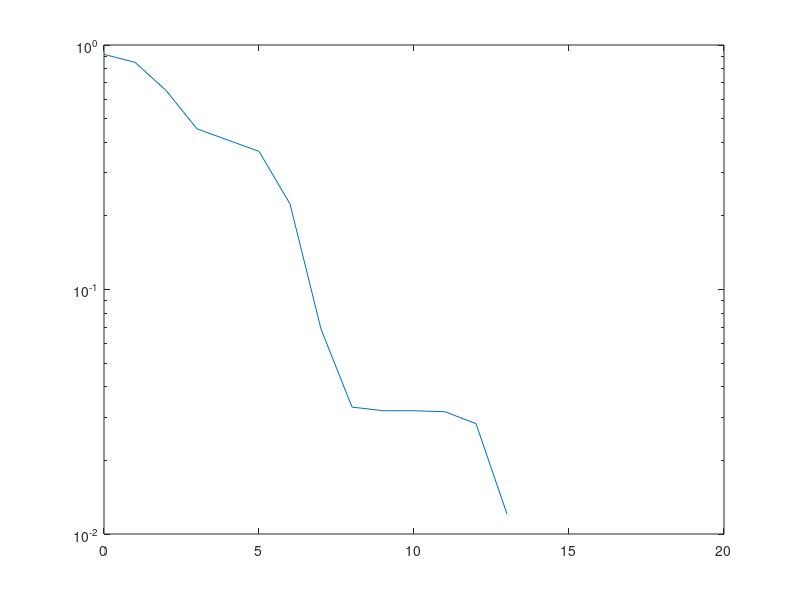

The MATLAB source for this figure: (Note: this script raises an error after producing the figure.)
% Clean all residual data
clear all;
close all;
clc;

% parameter library
N_max = 10000;
n_MAX = 10;
M=10; %The number of relay
V=5; %Rician Factor
Omega = 2; 
Pj = 5; %Power of Jammer (dBm)
P0 = 0:20; %Power of Signal (dBm)
gamma_k = 20; %threshold SNR (dBm)
N0 = 10; %Power of noise (dBm)
%beta = 0.5; %time ratio
q = 0.7; % Bernoulli Variance
R = 1; % secrecy rate

% initial parameter
pr_secrecy_analysis = zeros(1,length(P0));

for Pindex = 1:length(P0)
    
     % Parameters (dbm --> watt)    
    p_Pj = 10^(Pj/10)*10^(-3);
    p_P0 = 10^(P0(Pindex)/10)*10^(-3);
    p_gamma_k = 10^(gamma_k/10)*10^(-3);
    p_N0 = 10^(N0/10)*10^(-3);
    
    

    % Gauss-Laguerre library (15-point)

    x_k = [0.263560319718141 	    ... 1
           0.141340305910652e01   ... 2
           0.359642577104072e01   ... 3
           0.708581000585884e01   ... 4
           0.126408008442758e02   ... 5
          ];

    w_k = [0.521755610582809      ... 1
           0.398666811083176 	    ... 2
           0.759424496817076e-01  ... 3
           0.361175867992205e-02  ... 4
           0.233699723857762e-04  ... 5
           
          ];
   
      fx=0;
      pr=0;
     for n=1:5
        
         fx = fx ...
            + exp(x_k(n))*(2*exp(-((1+V)*x_k(n)/Omega+V))*(1-q)*q*(1+V)/Omega ...
            * besseli(0, 2*sqrt(V*(1+V)/Omega)*sqrt(x_k(n)))...
            + exp(-(2*V+(1+V)*x_k(n)/Omega))*q^2*sqrt((1+V)^3*x_k(n)/(2*V*Omega^3)) ...
            * besseli(1, 2*sqrt(2*V*(1+V)/Omega)*sqrt(x_k(n)))) ...
            * (1 - marcumq(sqrt(2*(M-1)*V),sqrt(2*(1+V)/Omega)*sqrt((p_P0*x_k(n))/(p_Pj*p_gamma_k)),M-1));
        
        pr = pr+fx*w_k(n);
     end
     pr_secrecy_analysis(Pindex) = 1-pr
end

%plot 
p1=semilogy(P0,pr_secrecy_analysis,'-');
ax = gca;
ax.FontSize=16;
ax.YLim = [0.05,1];
grid on
p1.Color='Black';
p1.LineWidth=2;
xlabel('Transmission Power (P_0)','FontSize',16)
ylabel('Sub-Channel Transmission Outage Probability','FontSize',16)
